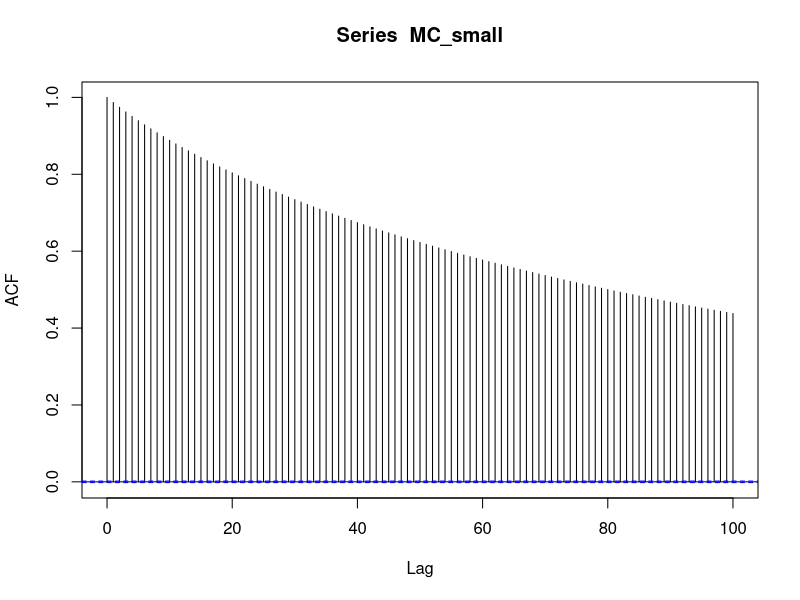
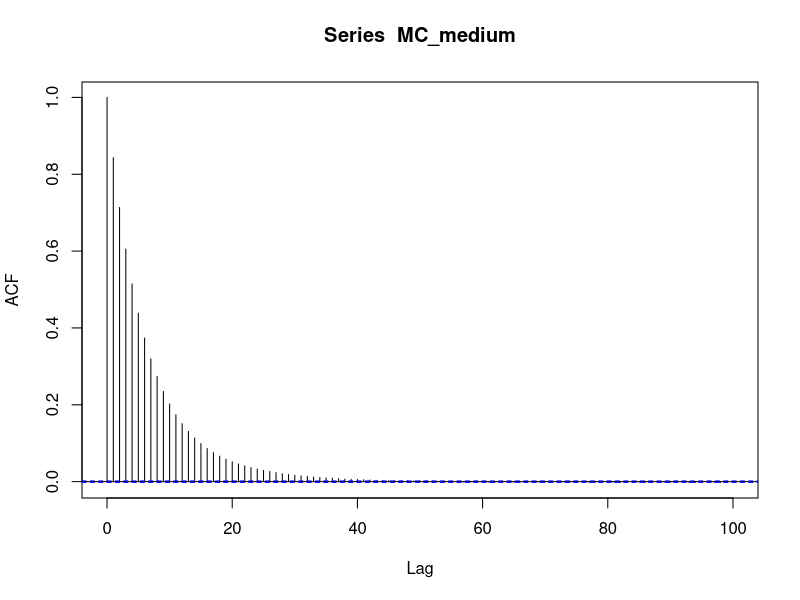
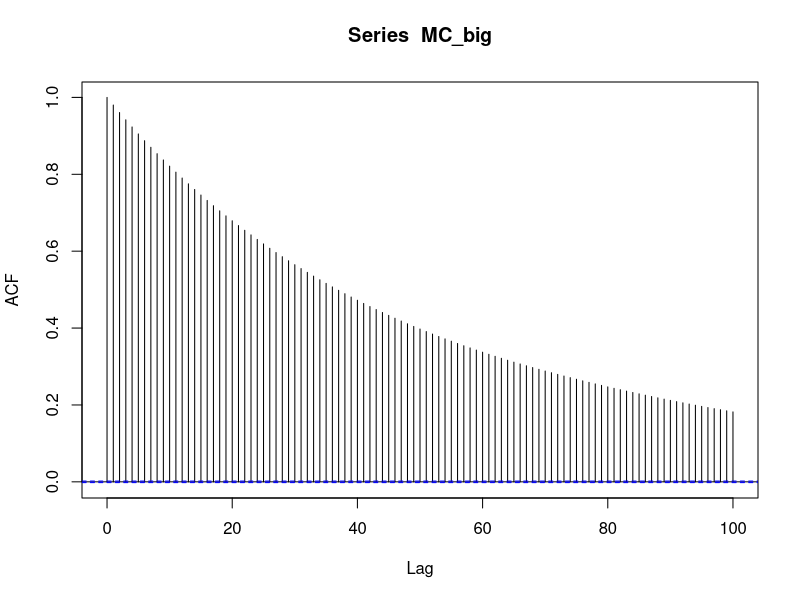

Generate these figures, in order, with R:
## ---- chunk 1
metroexp <- function(n, rate, sigma, initial) {
  MC <- rep(0, n)
  accept <- function(x, y) exp(-rate * (y - x))

  MC[1] <- initial
  for (i in 1:(n - 1)) {
    prop <- MC[i] + rnorm(1, 0, sigma)
    if (prop < 0)  MC[i + 1] <- MC[i]
    else if (runif(1) <= accept(MC[i], prop)) MC[i + 1] <- prop
    else MC[i + 1] <- MC[i]
  }
  
  return(MC)
}
## ---- chunk 2
MC_small <- metroexp(1e6, 0.1, 2, 0) 
acf(MC_small, lag.max = 100)
MC_medium <- metroexp(1e6, 0.1, 15, 0)
acf(MC_medium, lag.max = 100)
MC_big <- metroexp(1e6, 0.1, 400, 0)
acf(MC_big, lag.max = 100)

## ---- chunk 3
sum_small  <- 1 + 2 * sum(acf(MC_small,  lag.max = 1000, plot = FALSE)$acf) 
sum_medium <- 1 + 2 * sum(acf(MC_medium, lag.max = 1000, plot = FALSE)$acf)
sum_big    <- 1 + 2 * sum(acf(MC_big,    lag.max = 1000, plot = FALSE)$acf)
round(c(sum_small, sum_medium, sum_big), 1)
